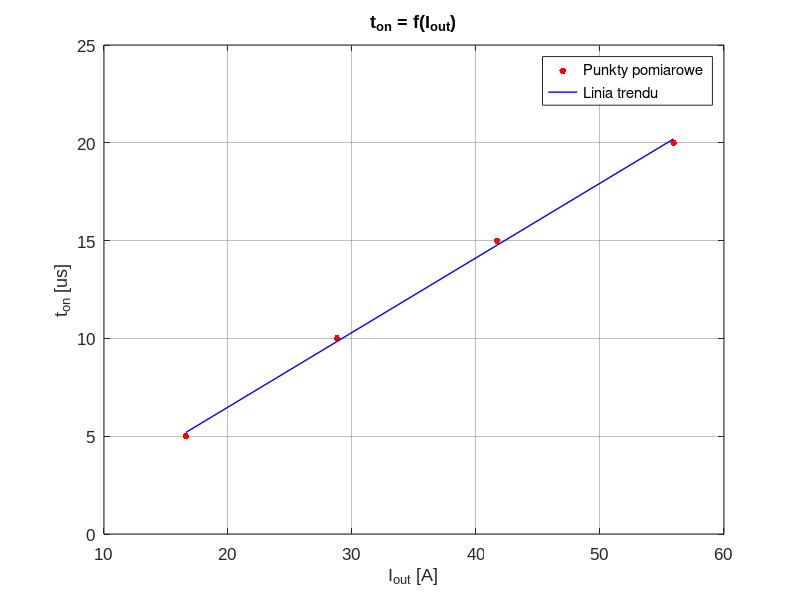

This figure's MATLAB source:
clear all; close all;
%%jalowy

I0=[5
10
15
20
];
U2=[16.603
28.799
41.693
55.934
];

B = polyfit(U2, I0, 1);
A = polyval(B, U2);

figure;
plot(U2, I0, 'r.', 'MarkerSize', 15); % Blue circles for data points
hold on;
plot(U2, A, 'b-', 'LineWidth', 1); % Red solid line for trend
hold off;

title('t_{on} = f(I_{out})');
ylabel('t_{on} [us]'); 
xlabel('I_{out} [A]'); 
legend('Punkty pomiarowe', 'Linia trendu', 'Location', 'best'); % Legend at the best location


grid on; % Show grid
set(gca, 'FontSize', 12); % Set font size for axes
set(gca, 'FontName', 'Arial'); % Set font type for axes
set(gca, 'GridLineStyle', '-'); % Set grid style
set(gca, 'GridColor', [0.5, 0.5, 0.5]); % Set grid color
set(gca, 'GridAlpha', 0.5); % Set grid transparency